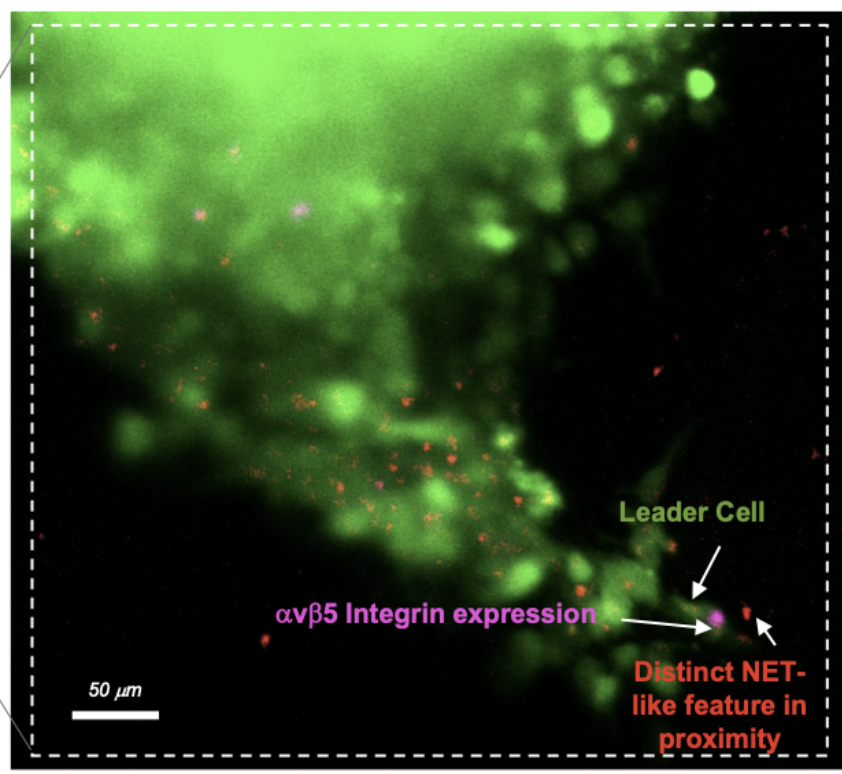
#> input picture raw_data/fluorescent_integrin_net.png, 842 x 774 px
$ python fluorescent_heatmap_static.py
#> lines starting #> are read from the running program, lines starting #| are printed output that depends on the picture
"""
Static 3D density heatmap for the fluorescent microscope image.

This follows the same style as the earlier normal heatmaps, but uses green
fluorescence intensity as the density signal instead of grayscale darkness.
"""

import os
from pathlib import Path

import matplotlib
import matplotlib.pyplot as plt
import numpy as np
from PIL import Image
from scipy.ndimage import gaussian_filter


matplotlib.use("Agg")

BASE_DIR = Path(__file__).resolve().parents[1]
IMAGE_FILE = BASE_DIR / "raw_data" / "fluorescent_integrin_net.png"
OUTPUT_FILE = BASE_DIR / "results" / "fluorescent_density_heatmap.png"

GRID_CELLS = 150
SMOOTHING_SIGMA = 2.0

# Approximate inner microscope frame, excluding the screenshot border.
ROI_X0, ROI_Y0 = 32, 25
ROI_X1, ROI_Y1 = 826, 756

# Ignore the baked-in annotation labels so text is not counted as density.
ANNOTATION_ZONES = [
    (250, 585, 620, 640),
    (615, 650, 820, 755),
    (610, 495, 775, 545),
]


def detect_fluorescent_signal(image_path):
    image = np.array(Image.open(image_path).convert("RGB"), dtype=np.float32)
    img_height, img_width = image.shape[:2]

    roi = np.zeros((img_height, img_width), dtype=bool)
    roi[ROI_Y0:ROI_Y1, ROI_X0:ROI_X1] = True
    for x0, y0, x1, y1 in ANNOTATION_ZONES:
        roi[y0:y1, x0:x1] = False

    red = image[:, :, 0]
    green = image[:, :, 1]
    blue = image[:, :, 2]

    signal = green - (0.35 * red) - (0.35 * blue)
    signal = np.where((signal > 18) & roi, signal, 0)

    ys, xs = np.where(signal > 0)
    weights = signal[ys, xs]

    print(f"Detected {len(xs)} fluorescent signal pixels")
    print(f"Image dimensions: {img_width}w x {img_height}h pixels")
    return xs, ys, weights, (img_width, img_height)


def compute_density_grid(xs, ys, weights, img_dims):
    img_width, img_height = img_dims
    x_edges = np.linspace(0, img_width, GRID_CELLS + 1)
    y_edges = np.linspace(0, img_height, GRID_CELLS + 1)
    x_centers = (x_edges[:-1] + x_edges[1:]) / 2
    y_centers = (y_edges[:-1] + y_edges[1:]) / 2

    density, _, _ = np.histogram2d(xs, ys, bins=[x_edges, y_edges], weights=weights)
    density = density.T
    density = gaussian_filter(density, sigma=SMOOTHING_SIGMA)

    if density.max() > 0:
        density = density / density.max()

    grid_x, grid_y = np.meshgrid(x_centers, y_centers)
    print(
        f"Grid: {GRID_CELLS}x{GRID_CELLS} squares | "
        f"Density range: {density.min():.3f} to {density.max():.3f}"
    )
    return grid_x, grid_y, density


def plot_density(grid_x, grid_y, density, img_dims):
    img_width, img_height = img_dims

    fig = plt.figure(figsize=(13, 8))
    ax = fig.add_subplot(111, projection="3d")

    surface = ax.plot_surface(
        grid_x,
        grid_y,
        density,
        cmap="jet",
        linewidth=0,
        antialiased=True,
        alpha=0.96,
    )

    ax.set_title("3D Fluorescent Density Heatmap", fontsize=17, pad=18)
    ax.set_xlim(0, img_width)
    ax.set_ylim(0, img_height)
    ax.set_zlim(0, 1)
    ax.set_xlabel("X (pixels)", labelpad=10)
    ax.set_ylabel("Y (pixels)", labelpad=10)
    ax.set_zlabel("Normalized Density", labelpad=12)

    ax.set_xticks([0, img_width // 2, img_width])
    ax.set_yticks([0, img_height // 2, img_height])
    ax.set_zticks([0, 0.25, 0.5, 0.75, 1.0])
    ax.view_init(elev=28, azim=-130)

    cbar = fig.colorbar(surface, ax=ax, shrink=0.55, pad=0.03)
    cbar.set_label("Normalized Fluorescent Density", labelpad=12)

    inset = fig.add_axes([0.80, 0.74, 0.14, 0.14])
    inset.imshow(
        density,
        origin="lower",
        extent=[0, img_width, 0, img_height],
        cmap="jet",
        vmin=0,
        vmax=1,
        aspect="auto",
    )
    inset.set_xticks([0, img_width])
    inset.set_yticks([0, img_height])
    inset.tick_params(labelsize=7)
    inset.set_title("Top-down", fontsize=7, pad=2)

    fig.subplots_adjust(left=0.06, right=0.80, top=0.93, bottom=0.07)
    os.makedirs(OUTPUT_FILE.parent, exist_ok=True)
    plt.savefig(OUTPUT_FILE, dpi=300, bbox_inches="tight")
    plt.close(fig)
    print(f"Saved density heatmap to: {OUTPUT_FILE}")


def main():
    print(f"Generating density heatmap from: {IMAGE_FILE.name}")
    xs, ys, weights, img_dims = detect_fluorescent_signal(IMAGE_FILE)
#> in detect_fluorescent_signal, `green = image[:, :, 1]`:
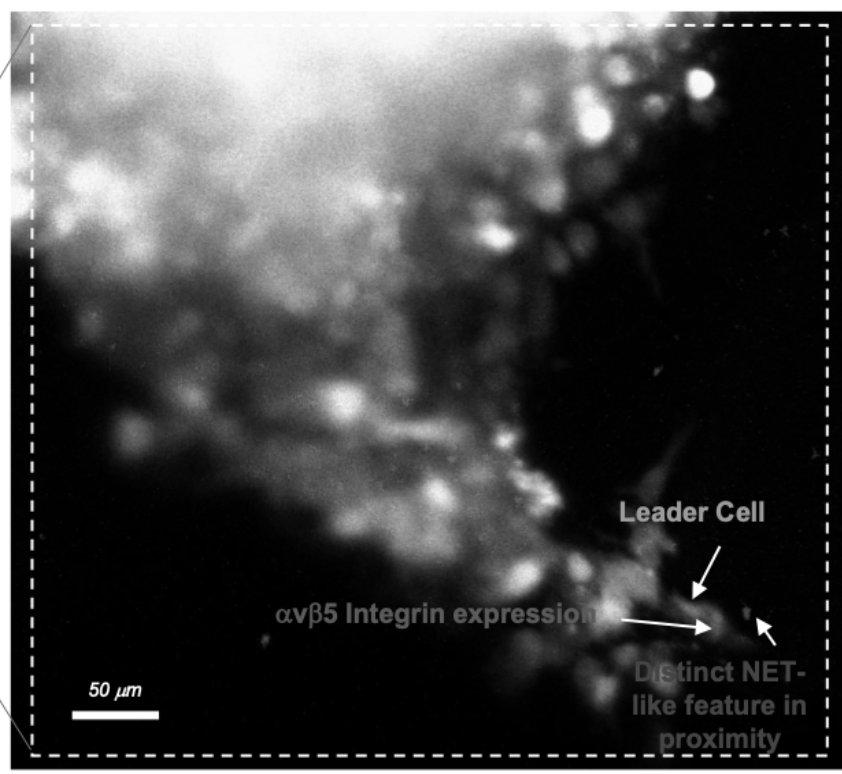
#> green: shape (774, 842) float32; min 0, max 255, mean 70.3
#> in detect_fluorescent_signal, `blue = image[:, :, 2]`:
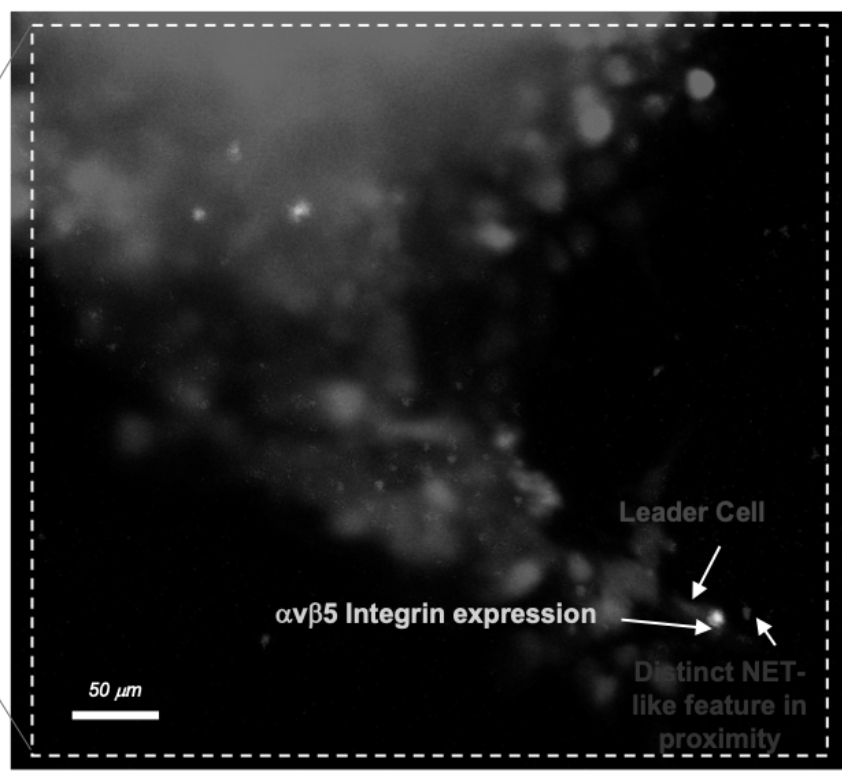
#> blue: shape (774, 842) float32; min 0, max 255, mean 35.3
#> in detect_fluorescent_signal, `signal = np.where((signal > 18) & roi, signal, 0)`:
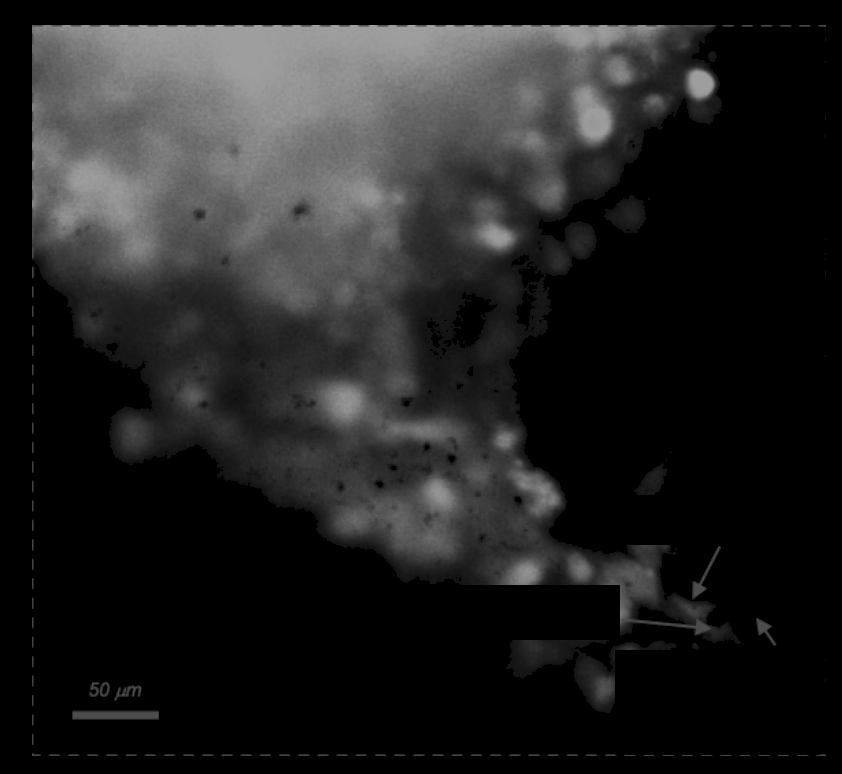
#> signal: shape (774, 842) float32; min 0, max 158.7, mean 33.5
#| Detected 275933 fluorescent signal pixels
#| Image dimensions: 842w x 774h pixels
#> img_dims = (842, 774)
    grid_x, grid_y, density = compute_density_grid(xs, ys, weights, img_dims)
#> in compute_density_grid, `img_width, img_height = img_dims`: img_width = 842; img_height = 774
#> in compute_density_grid, `density = gaussian_filter(density, sigma=SMOOTHING_SIGMA)`:
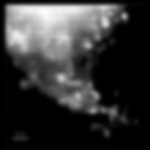
#> density: shape (150, 150) float64; min 0, max 4627, mean 971.1; drawn with min black and max white
#| Grid: 150x150 squares | Density range: 0.000 to 1.000
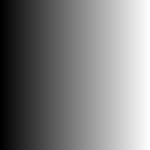
#> grid_x: shape (150, 150) float64; min 2.81, max 839.2, mean 421; drawn with min black and max white
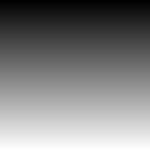
#> grid_y: shape (150, 150) float64; min 2.58, max 771.4, mean 387; drawn with min black and max white
    plot_density(grid_x, grid_y, density, img_dims)
#> in plot_density, `img_width, img_height = img_dims`: img_width = 842; img_height = 774
#> in plot_density, `plt.savefig(OUTPUT_FILE, dpi=300, bbox_inches="tight")`:
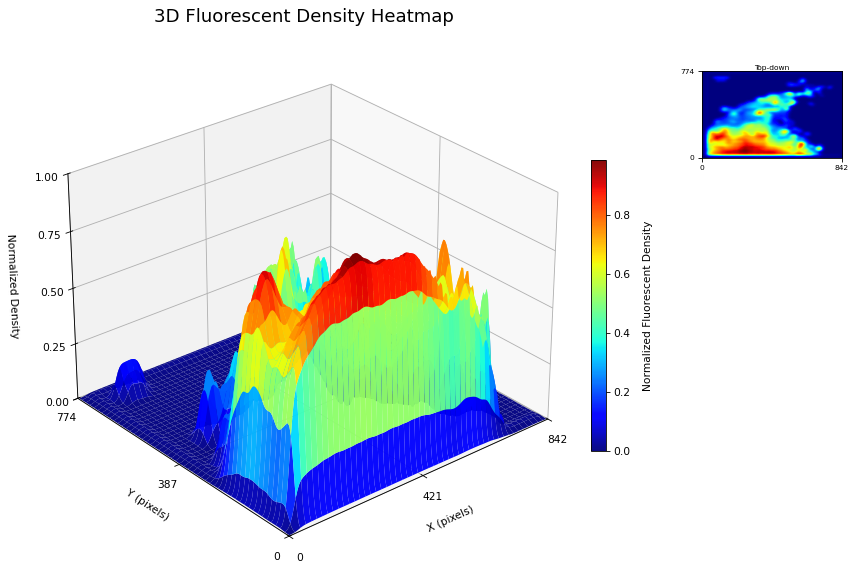
#> figure drawn by matplotlib, 3 panels
    print("Done.")


if __name__ == "__main__":
    main()
